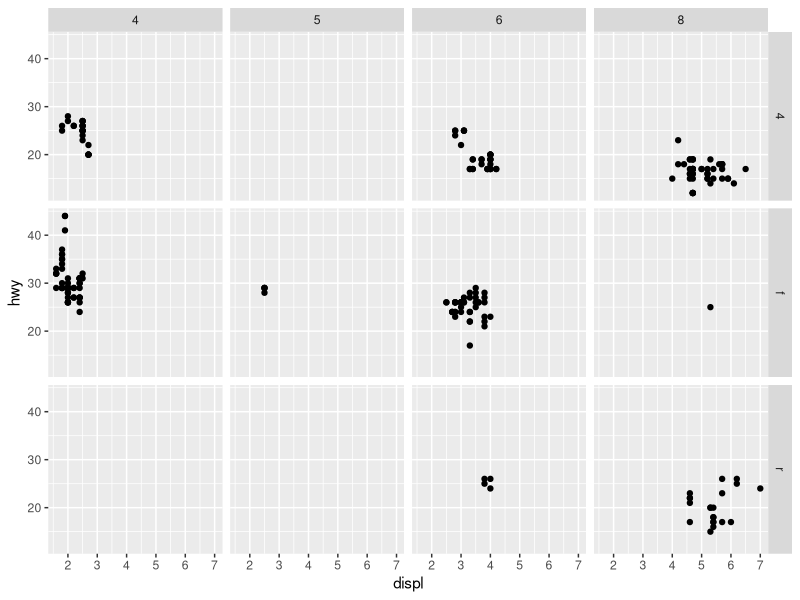

The R source for this figure:
library(ggplot2)
pl <- ggplot(mpg,aes(x=displ,y=hwy)) + geom_point()

pl2 <- pl + coord_cartesian(xlim = c(1,4),ylim = c(15,30))

# to change the aspect ratio of the plot (by default it's (1,1))
pl3 <- pl + coord_fixed(ratio = 1/3)
# What you want to facet by on the Y axis (dot is "everything")
# and what you want to facet by on X axis (cyl)
pl4 <- pl + facet_grid(. ~ cyl)
pl5 <- pl + facet_grid(drv ~ .)
pl6 <- pl + facet_grid(drv ~ cyl)

print(pl6)